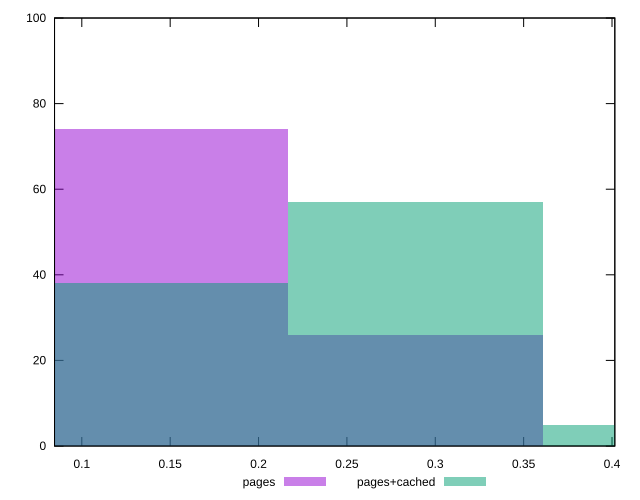

Here is the gnuplot script that generated this plot:
reset

$pages <<EOF
0.14445855745437428 74
0.28891711490874855 26
EOF

$pagesCached <<EOF
0.14445855745437428 38
0.4333756723631228 5
0.28891711490874855 57
EOF

set key outside below
set boxwidth 0.14445855745437428
set xrange [0.08456747279709283:0.4015908515959598]
set yrange [0:100]
set trange [0:100]
set style fill transparent solid 0.5 noborder
set terminal svg size 640, 500 enhanced background rgb 'white'
set output "report_00015_2021-02-09T16-11-33.973Z/meta/pScore/comparison/histogram/0_vs_1.svg"

plot $pages title "pages" with boxes, \
     $pagesCached title "pages+cached" with boxes

reset
